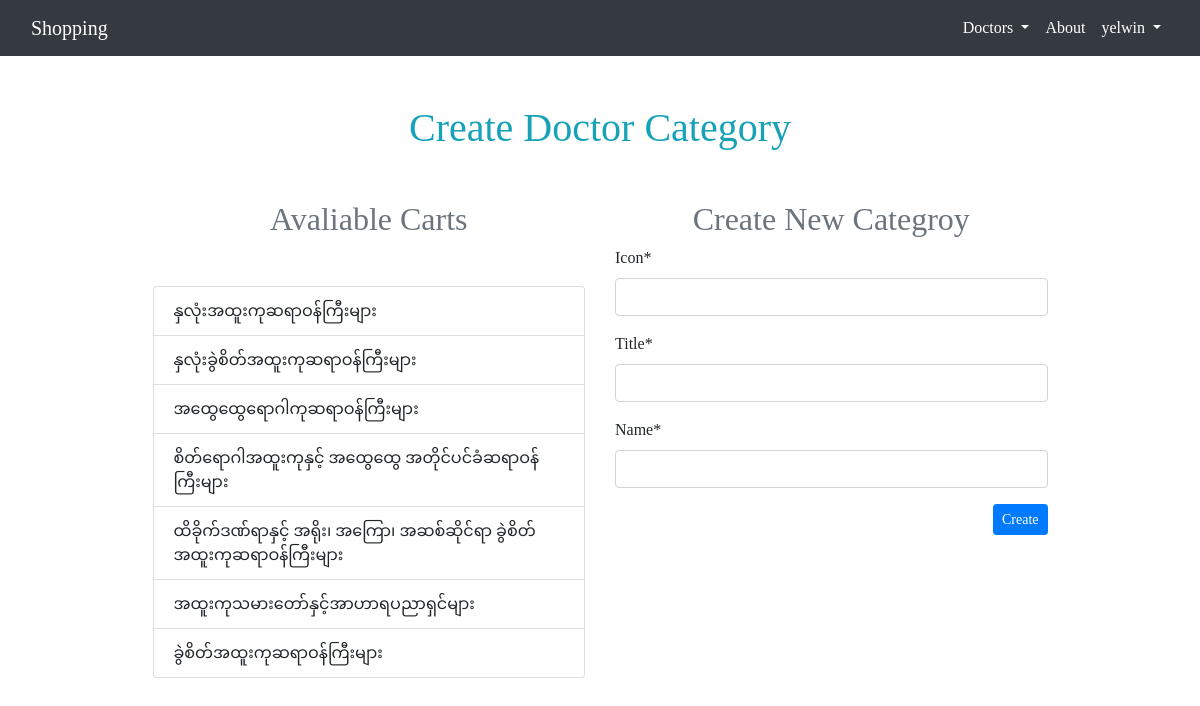
The app's page /doctor/cat/create (signed in) with its own data.
### doctor/models.py (models this page shows)
class Category(models.Model):
    icon=models.CharField(max_length=50)
    title=models.CharField(max_length=225)
    name=models.CharField(max_length=225)

### doctor/views.py (the view)
# urls.py: path('cat/create',views.createCat,name="doctor-cat-create-page")
def createCat(request):
    if request.method=="POST":
        form=CategoryCreateForm(request.POST)
        if form.is_valid():
            form.save()
            messages.success(request,"Category Created!")
            return redirect('doctor-home-page')
    else:
        form=CategoryCreateForm()
        cats=Category.objects.all()
    dict={
        "title":"Create Category",
        "form":form,
        "cats":cats
    }
    return render(request,"doctor/catcreate.html",dict)

### doctor/forms.py
class CategoryCreateForm(forms.ModelForm):
    class Meta:
        model=Category
        fields='__all__'

### doctor/templates/doctor/catcreate.html (shortened to what this page needs)
{% extends 'page/base.html' %}
{% load crispy_forms_tags %}
{% block content %}
  <div class="container my-5">
     <div class="col-md-10 offset-md-1">
      <h1 class="text-center text-info mb-5">Create Doctor Category</h1>
      <div class="row">
        <div class="col-md 6">
          <h2 class="text-center text-muted mb-5">Avaliable Carts</h2>
          <ul class="list-group">
            {% for cat in cats %}
            <li class="list-group-item">{{cat.title}}</li>
            {% endfor %}
          </ul>
        </div>
        <div class="col-md 6">
          <h2 class="text-center text-muted">Create New Categroy</h2>
           <form method="post">
             {{form|crispy}}
             <button type="submit" class="btn btn-primary btn-sm float-right">Create</button>
           </form>
        </div>
      </div>
     </div>
  </div>
{% endblock %}

### page/templates/page/base.html (shortened to what this page needs)
{% load static %}
<!doctype html>
<html lang="en">
  <head>
    <link rel="stylesheet" href="https://stackpath.bootstrapcdn.com/bootstrap/4.4.1/css/bootstrap.min.css">
    <link rel="stylesheet" href="https://stackpath.bootstrapcdn.com/font-awesome/4.7.0/css/font-awesome.min.css">
     <link rel="stylesheet" href="{% static 'page/css/main.css' %}">
  </head>
  <body>
    <div class="container-fluid bg-dark">
        <nav class="navbar navbar-expand-lg navbar-light">
            <a class="navbar-brand text-white" href="#">Shopping</a>
            <div class="collapse navbar-collapse" id="navbarSupportedContent">
              <ul class="navbar-nav ml-auto">
                <li class="nav-item dropdown">
                  <a class="nav-link dropdown-toggle text-white" href="#" id="navbarDropdown" role="button" data-toggle="dropdown" aria-haspopup="true" aria-expanded="false">
                    Doctors
                  </a>
                </li>
                <li class="nav-item">
                  <a class="nav-link text-white" href="{% url 'about-page'%}">About</a>
                </li>
                <li class="nav-item dropdown">
                  <a class="nav-link dropdown-toggle text-white" href="#" id="navbarDropdown" role="button" data-toggle="dropdown" aria-haspopup="true" aria-expanded="false">
                    {% if user.is_authenticated %}
                        {{user.username}}
                    {% else %}
                        Member
                    {% endif %}
                  </a>
                </li>
              </ul>
            </div>
          </nav>
    </div>
    {% block content %}
    {% endblock %}
  </body>
</html>

### page/static/page/css/main.css (style rules this page uses)
* { font-family: Cambria, Cochin, Georgia, Times, 'Times New Roman', serif; }
h1 { color: red; }

### records on screen
Category: title "နှလုံးအထူးကုဆရာဝန်ကြီးများ"
Category: title "နှလုံးခွဲစိတ်အထူးကုဆရာဝန်ကြီးများ"
Category: title "အထွေထွေရောဂါကုဆရာဝန်ကြီးများ"
Category: title "စိတ်ရောဂါအထူးကုနှင့် အထွေထွေ အတိုင်ပင်ခံဆရာဝန်ကြီးများ"
Category: title "ထိခိုက်ဒဏ်ရာနှင့် အရိုး၊ အကြော၊ အဆစ်ဆိုင်ရာ ခွဲစိတ် အထူးကုဆရာဝန်ကြီးများ"
Category: title "အထူးကုသမားတော်နှင့်အာဟာရပညာရှင်များ"
Category: title "ခွဲစိတ်အထူးကုဆရာဝန်ကြီးများ"

### other values on screen
{{ user.username }} "yelwin"
